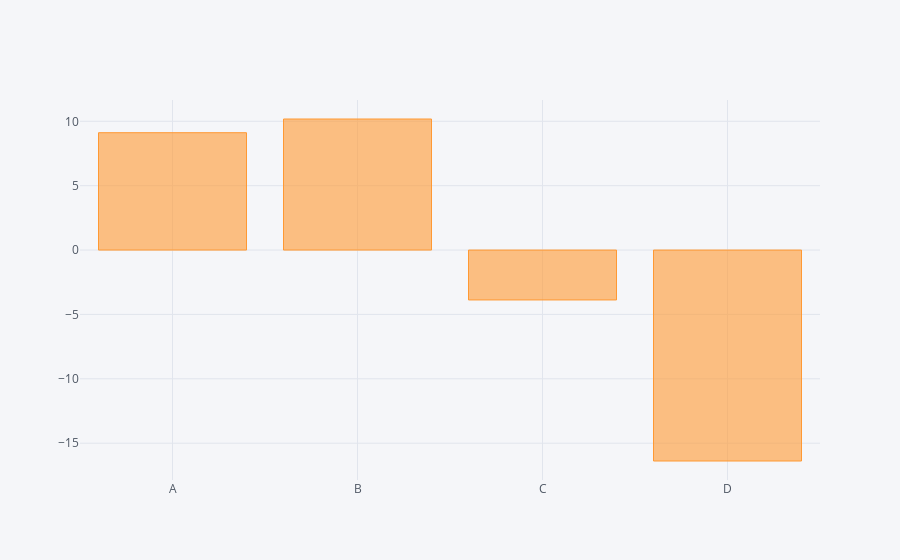

Notebook source saved alongside this figure:
### Code cell
df.sum().iplot(kind='bar')

### Figure 1 — Plotly figure (JSON) as saved in the notebook; plotly's stock layout.template omitted (floating-point values rounded to 4 significant figures)
{"data": [{"marker": {"color": "rgba(255, 153, 51, 0.6)", "line": {"color": "rgba(255, 153, 51, 1.0)", "width": 1}}, "name": "None", "orientation": "v", "text": "", "type": "bar", "uid": "cc12e974-63eb-4710-901c-bc9fa8b7a62c", "x": ["A", "B", "C", "D"], "y": [9.113, 10.18, -3.876, -16.38]}], "layout": {"legend": {"bgcolor": "#F5F6F9", "font": {"color": "#4D5663"}}, "paper_bgcolor": "#F5F6F9", "plot_bgcolor": "#F5F6F9", "title": {"font": {"color": "#4D5663"}}, "xaxis": {"gridcolor": "#E1E5ED", "showgrid": true, "tickfont": {"color": "#4D5663"}, "title": {"font": {"color": "#4D5663"}, "text": ""}, "zerolinecolor": "#E1E5ED"}, "yaxis": {"gridcolor": "#E1E5ED", "showgrid": true, "tickfont": {"color": "#4D5663"}, "title": {"font": {"color": "#4D5663"}, "text": ""}, "zerolinecolor": "#E1E5ED"}}}
